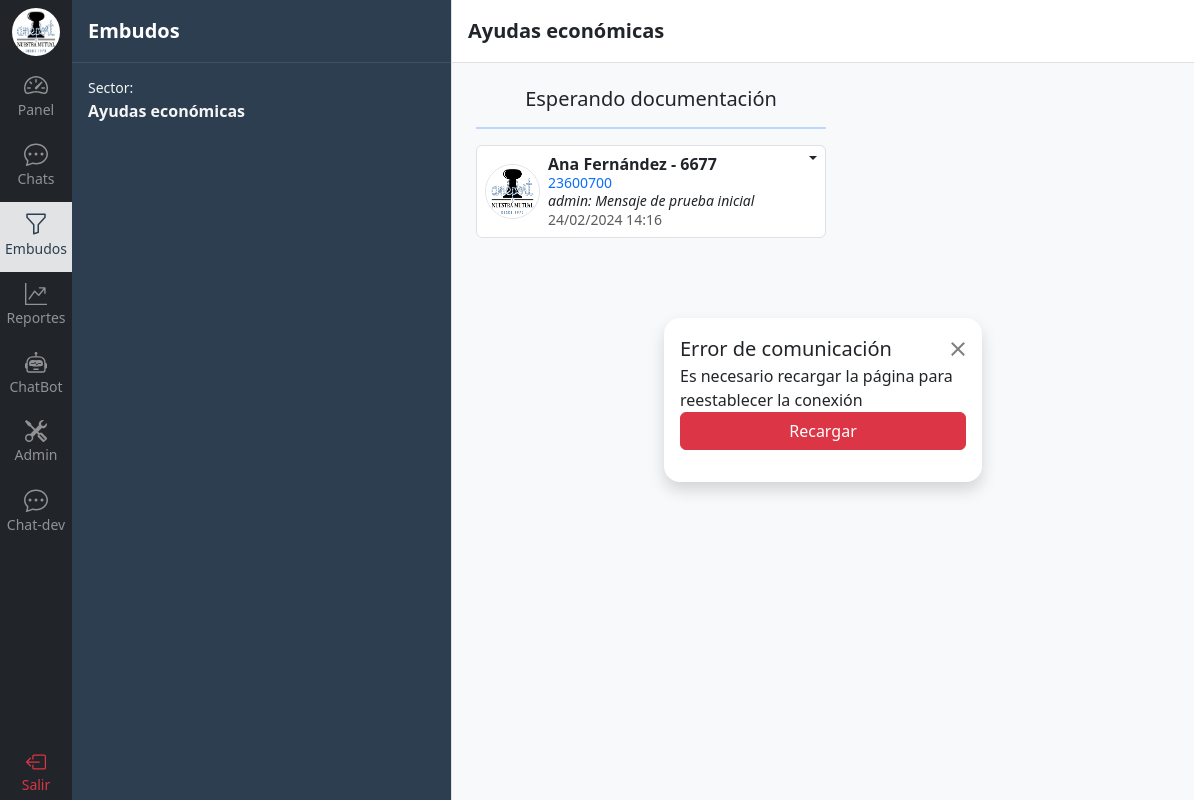
/contacto/embudo/3/ (signed in), run on the app's committed database.
### chat/models.py (models this page shows, shortened)
class Sector(models.Model):
    nombre = models.CharField(max_length=100)
    def __str__(self):
        return self.nombre
    class Meta:
        verbose_name_plural = 'Sectores'

class SectorTarea(models.Model):
    sector = models.ForeignKey(Sector, on_delete=models.CASCADE)
    nombre = models.CharField(max_length=100)
    activo = models.BooleanField(default=True)  # Para que no se pierda las asignadas a un mensaje anterior si sacan una tarea
    orden = models.PositiveIntegerField(null=True, blank=True)
    def __str__(self):
        return self.nombre
    class Meta:
        verbose_name_plural = 'Sectores tareas'

class Contacto(models.Model):
    nombre = models.CharField(max_length=100, null=True)
    apellido = models.CharField(max_length=100, null=True)
    dni = models.CharField(max_length=11, null=True)
    telefono = models.CharField(max_length=30)
    email = models.EmailField(max_length=60, null=True)
    empresa = models.CharField(max_length=100, null=True)
    nro_socio = models.PositiveIntegerField(null=True)

class Mensaje(models.Model):
    contacto_integracion = models.ForeignKey(ContactoIntegracion, related_name='mensajes', on_delete=models.CASCADE)
    usuario = models.ForeignKey(Usuario, related_name='mensajes', on_delete=models.CASCADE, blank=True, null=True)
    contenido = models.TextField()
    id_integracion = models.CharField(max_length=36, null=True, blank=True)  # ID del mensaje de la integración para citarlo
    mensaje_citado = models.ForeignKey('self', related_name='mensajes_citados', on_delete=models.CASCADE, blank=True, null=True)
    recibido = models.DateTimeField(null=True)  # Verificar con la API
    leido = models.DateTimeField(null=True)  # Verificar con la API
    fecha_hora = models.DateTimeField(auto_now_add=True)
    class Meta:
        ordering = ('fecha_hora',)
        verbose_name_plural = 'Mensajes'

### usuario/models.py (models this page shows)
class Usuario(AbstractUser):
    perfil = models.ForeignKey(Perfil, related_name="usuarios", on_delete=models.SET_NULL, null=True, blank=True)
    class Meta:
        verbose_name_plural = 'Usuarios'
    def __str__(self):
        return self.username
    def sectores_permitidos(self):
        if self.perfil:
            if self.perfil.perfiles_sectores.first():
                return self.perfil.perfiles_sectores.first().sectores.all()
        return []

### chat/views.py (the view)
# urls.py: path('embudo/<int:id>/', views.embudo, name='embudo'),
@login_required
def embudo(request, id):
    sector = get_object_or_404(Sector, id=id)
    sectores_permitidos = request.user.sectores_permitidos()
    if not sector in sectores_permitidos:
        return render(request, 'restringido.html',)
    todos_los_sectores = Sector.objects.prefetch_related('sectortarea_set').all()
    sector_tareas = SectorTarea.objects.filter(sector=sector).prefetch_related('contactotarea_set__contacto_integracion__mensajes').all().order_by('orden')
    sectores_tareas_preparadas = []
    for sector_tarea in sector_tareas:
        sector_tarea_info = {
            'id': sector_tarea.id,
            'nombre': sector_tarea.nombre,
            'contactos': []
        }
        for contacto_tarea in sector_tarea.contactotarea_set.all():
            contacto_integracion = contacto_tarea.contacto_integracion
            ultimo_mensaje = contacto_integracion.mensajes.last(),
            contacto_info = {
                'contacto_integracion_id': contacto_integracion.id,
                'nombre': contacto_integracion.contacto.nombre,
                'apellido': contacto_integracion.contacto.apellido,
                'nro_socio': contacto_integracion.contacto.nro_socio,
                'telefono': contacto_integracion.contacto.telefono,
                'dni': contacto_integracion.contacto.dni,
                'ultimo_mensaje_fecha_hora': ultimo_mensaje[0].fecha_hora if ultimo_mensaje else None,
                'ultimo_mensaje_usuario': ultimo_mensaje[0].usuario if ultimo_mensaje else None,
                'ultimo_mensaje_contenido': ultimo_mensaje[0].contenido if ultimo_mensaje else None,
            }
            sector_tarea_info['contactos'].append(contacto_info)
        sector_tarea_info['contactos'].sort(key=lambda x: x['ultimo_mensaje_fecha_hora'], reverse=True)
        sectores_tareas_preparadas.append(sector_tarea_info)
    '''
    # ¿Mejora la performance si se obtiene el último mensaje en la vista en lugar de pasarle todos los mensajes al template?
    # Agregar el último mensaje a cada Contacto
    for sector_tarea in sector_tareas:
        for contacto_tarea in sector_tarea.contactotarea_set.all():
            last_message = contacto_tarea.contacto.messages.order_by('-fecha_hora').first()
            contacto_tarea.last_message = last_message
    '''
    context = {'embudo': sector, 'embudos': sectores_permitidos, 'todos_los_sectores': todos_los_sectores, 'sector_tareas': sector_tareas, 'debug': DEBUG, 'sectores_tareas_preparadas': sectores_tareas_preparadas}
    return render(request, 'chat/embudos.html', context)

### templates/chat/embudos.html (shortened to what this page needs)
{% extends 'base.html' %}
{% load static %}
{% load humanize %}
{% block content %}
{% include 'navbar.html' %}
<div class="d-flex flex-column align-items-stretch flex-shrink-0 bg-union border-end scroll-union" style="width: 380px;">
    <div href="/" class="d-flex align-items-center flex-shrink-0 p-3 link-body-emphasis text-decoration-none border-bottom border-union">
      <span class="fs-5 fw-semibold text-white">Embudos</span>
    </div>
    <div class="list-group list-group-flush overflow-y-scroll h-100">
      {% for embudo in embudos %}
        <a href="{% url 'contacto:embudo' embudo.id %}" class="list-group-item card-union py-3 lh-sm">
          <div class="col-10 mb-1 small">Sector:</div>
          <div class="d-flex w-100 align-items-center justify-content-between">
            <strong class="mb-1">{{ embudo.nombre }} </strong>
          </div>
        </a>
      {% endfor %}
    </div>
</div>
{% if embudo %}
  {% include 'chat/components/embudo_por_tarea_2.html' %}
{% else %}
  <div class="flex-grow-1 d-flex align-items-center justify-content-center bg-body-tertiary">
    <p class="text-secondary">Seleccione un embudo para ver los mensajes</p>
  </div>
{% endif %}
{% endblock %}

### templates/chat/components/embudo_por_tarea_2.html (shortened to what this page needs)
{% load static %}
{% load humanize %}
<div class="d-flex flex-column bg-body-tertiary position-relative">
    <div class="d-flex align-items-center gap-3 text-decoration-none p-3 border-bottom bg-white" style="height: 63px">
      <div>
        <h5 class="m-0 fs-5 fw-semibold">{{ embudo.nombre }}</h5>
      </div>
    </div>
    <div class="d-flex p-2 gap-2 bg-body-tertiary overflow-auto" data-sector="{{ embudo.id }}" style="width: calc(100vw - 458px); height: calc(100vh - 63px);">
        {% for sector_tarea in sectores_tareas_preparadas %}
        <div class="d-flex flex-column p-3">
            <h5 class="text-center m-0">{{ sector_tarea.nombre }}</h5>
            <hr class="border-primary border-2">
            <div class="d-flex flex-column gap-2" style="width: 350px;" data-sector_tarea="{{ sector_tarea.id }}">
                {% for contacto in sector_tarea.contactos %}
                        <div class="usi-card d-flex gap-2 bg-white lh-sm border rounded position-relative" data-contacto="{{ contacto.contacto_integracion_id }}">
                            <a href="{% url 'contacto:chat' contacto.contacto_integracion_id %}" class="d-flex gap-2 list-group-item p-2 position-relative w-100" data-slug>
                                <div class="d-flex justify-content-center align-items-center position-relative">
                                    <img src="{% static 'img/logo.png' %}" alt="mdo" width="55" height="55" class="rounded-circle border" data-thumbnail>
                                </div>
                                <div class="w-100">
                                    <div class="d-flex justify-content-between">
                                        <div class="d-flex flex-column pe-2">
                                            {% if contacto.nombre %}
                                            <strong data-cabecera>{{ contacto.nombre }} {{ contacto.apellido}} - {{ contacto.nro_socio }}</strong>
                                            {% else %}
                                            <strong data-cabecera>{{ contacto.telefono }}</strong>
                                            {% endif %}
                                            <small class="text-primary" data-dni>{{ contacto.dni }}</small>
                                        </div>
                                    </div>
                                    <div class="col-12">
                                        <p class="mb-0 small fst-italic" >
                                            <span data-usuario>
                                                {% if contacto.ultimo_mensaje_usuario %}
                                                    {{ contacto.ultimo_mensaje_usuario }}:
                                                {% else %}
                                                    {{ contacto.nombre }}:
                                                {% endif %}
                                            </span>
                                            <span data-mensaje>{{ contacto.ultimo_mensaje_contenido|truncatechars:50 }}</span>
                                        </p>
                                        <small class="text-body-secondary flex-end" data-fecha>
                                            {% now "d/m/Y" as todays_date %}
                                            {% if todays_date == contacto.ultimo_mensaje_fecha_hora|date:"d/m/Y" %}
                                                {{ contacto.ultimo_mensaje_fecha_hora|date:"d/m/Y H:i" }}
                                            {% else %}
                                                {{ contacto.ultimo_mensaje_fecha_hora|date:"d/m/Y H:i" }}
                                            {% endif %}
                                        </small>
                                    </div>
                                </div>
                            </a>
                            <div class="dropdown scroll-white position-absolute top-0 end-0">
                                <button class="btn py-0 px-2 dropdown-toggle" type="button" data-bs-toggle="dropdown" aria-expanded="false" style="border: none !important; outline: none;"></button>
                            </div>
                        </div>
                {% endfor %}
            </div>
        </div>
        {% endfor %}
    </div>
    <div id="box-error" class="modal-dialog position-absolute z-3 d-flex d-none" role="document" style="width: 350px; top: 50%; left: 50%; transform: translate(-50%, -50%);">
        <div class="modal-content rounded-4 shadow bg-white m-3 p-3" >
            <div class="modal-header border-bottom-0">
            <h1 class="modal-title fs-5">Error de comunicación</h1>
            <button type="button" class="btn-close" data-bs-close="modal"></button>
            </div>
            <div class="modal-body py-0">
            </div>
            <div class="modal-footer flex-column align-items-stretch w-100 gap-2 pb-3 border-top-0">
            <a href="{{ request.path }}" class="btn btn-danger">Recargar</a>
            </div>
        </div>
    </div>
</div>

### static/css/style.css (style rules this page uses)
:root { --primary-color: rgb(44, 62, 80); --primary-hover-color: #3c5268; --primary-light-color: rgb(80, 107, 133); --secondary-color: #FFFFFF; --secondary-light-color: #dee2e7; }
.usi-card { width: 350px; }
.bg-union { background-color: var(--primary-color); color: #f5f5f5; }
.card-union { background-color: var(--primary-color); color: #f5f5f5; }
.list-group-item { border-color: var(--primary-hover-color); }
.border-union { border-bottom-color: var(--primary-hover-color) !important; }

### data on the page
Sector: nombre "Ayudas económicas"
SectorTarea: nombre "Esperando documentación"
Usuario: nombre "Ana", apellido "Fernández", nro_socio "6677", dni "23600700", ultimo_mensaje_usuario "admin", ultimo_mensaje_contenido "Mensaje de prueba inicial", ultimo_mensaje_fecha_hora "24/02/2024 14:16"
